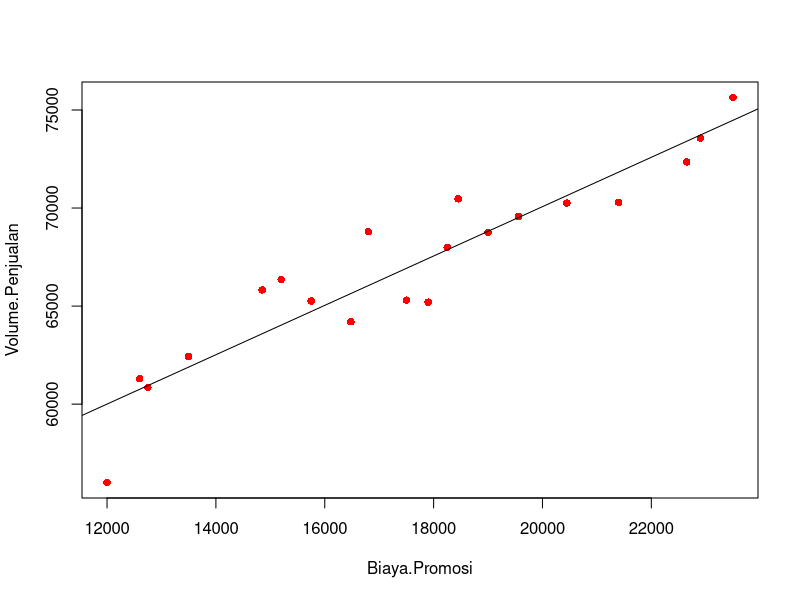

This figure's R source:
data <- read.csv("dataset.csv")

head(data)
tail(data)
colnames(data)



summary(data)
str(data)

library(plyr)
hasil<- count(data)



cor(data$Biaya.Promosi, data$Volume.Penjualan)


linearMod <- lm(data$Volume.Penjualan ~ data$Biaya.Promosi, data=data)
linearMod

plot(data,pch=16, col="red")
abline(linearMod)
